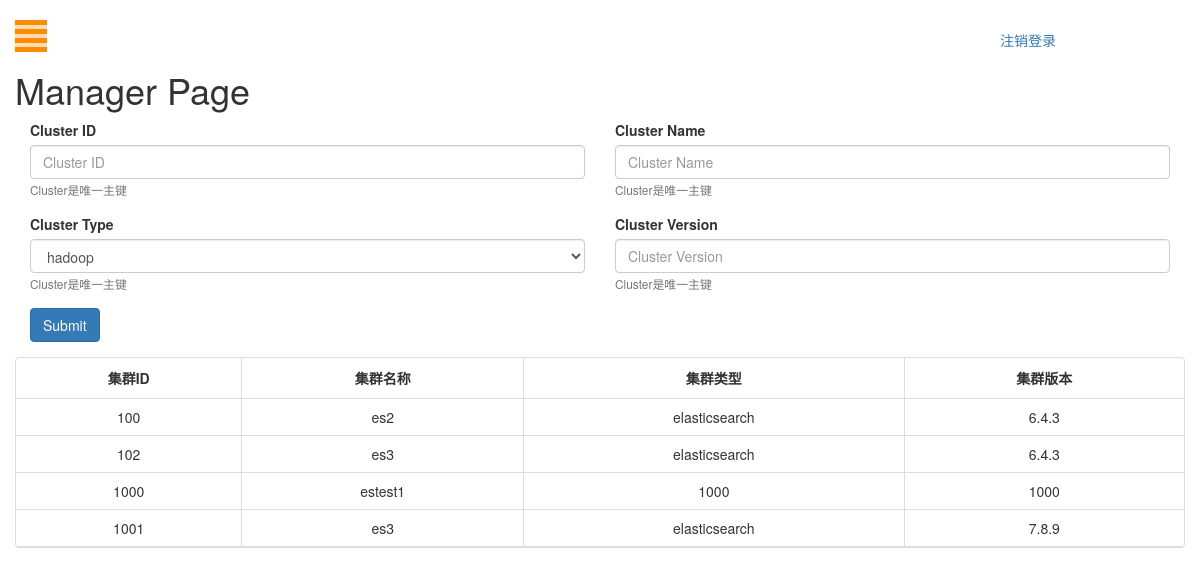
Before: /cluster (signed in) with the older database file.
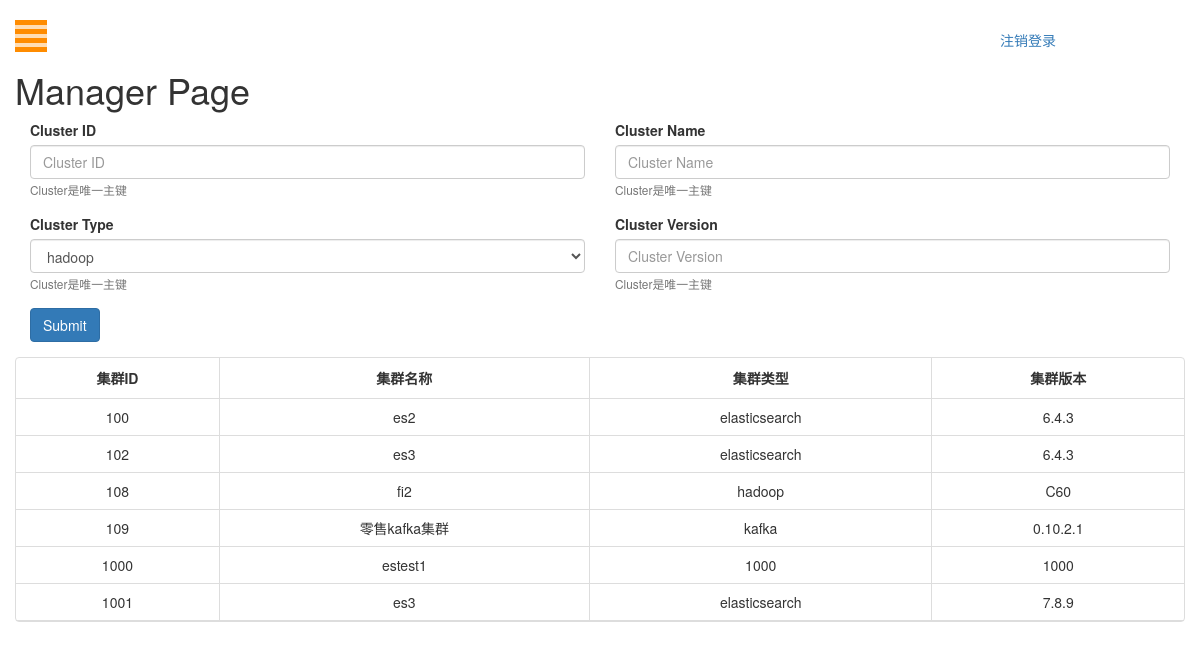
After: the same page with the newer database file.
### cmdb/models.py (models this page shows)
class ClusterBasicInfo(models.Model):
    cluster_id = models.IntegerField(primary_key=True)
    cluster_name = models.CharField(max_length=16)
    cluster_type = models.CharField(max_length=30)
    cluster_version = models.CharField(max_length=30, default="", blank=True, null=True)
    host_info = models.ManyToManyField(HostBasicInfo, through="ClusterHostMapping")

### cmdb/views.py (the view)
# urls.py: url(r'^cluster$', ClusterInfoView, name='cluster'),
@login_required(login_url="/login")
def ClusterInfoView(request):
    if request.method == "POST":
        cluster_id = request.POST['cluster_id']
        cluster_name = request.POST['cluster_name']
        cluster_type = request.POST['cluster_type']
        cluster_version = request.POST['cluster_version']
        clusterObject = ClusterBasicInfo.objects.update_or_create(
            cluster_id=cluster_id,
            cluster_name=cluster_name,
            cluster_type=cluster_type,
            cluster_version=cluster_version
        )
        clusterObject.save()
        AllclusterObject = ClusterBasicInfo.objects.all().order_by(ClusterFields.F_CLUSTER_ID)
    else:
        AllclusterObject = ClusterBasicInfo.objects.all().order_by(ClusterFields.F_CLUSTER_ID)
    return render(request, "manager.html", {"AllclusterObject": AllclusterObject,
                                            "cluster_type": options.CLUSTER_TYPE})

### templates/manager.html (shortened to what this page needs)
{% load static %}
<!DOCTYPE html>
<html lang="zh">
<head>
    <link rel="stylesheet" type="text/css" href="{% static 'css/bootstrap.css' %}">
    <link rel="stylesheet" type="text/css" href="{% static 'css/style.css' %}">
    <link rel="stylesheet" type="text/css" href="{% static 'bootstraptable/bootstrap-table.min.css' %}">
</head>
<body>
<div id="wrapper">
    <div id="page-content-wrapper">
        <button type="button" class="hamburger is-closed animated fadeInLeft" data-toggle="offcanvas">
            <span class="hamb-top"></span>
            <span class="hamb-middle"></span>
            <span class="hamb-bottom"></span>
        </button>
        <a class="col-md-offset-10" href="{% url 'logout' %}">注销登录</a>
        <div class="container">
            <div class="row">
                <h1>Manager Page</h1>
            </div>
            <div class="row">
                <form action="cluster" method="post">
                    <div class="form-row">
                        <div class="form-group col-md-6">
                            <label>Cluster ID</label>
                            <input type="text" class="form-control" name="cluster_id" placeholder="Cluster ID">
                            <small id="emailHelp" class="form-text text-muted">Cluster是唯一主键</small>
                        </div>
                        <div class="form-group col-md-6">
                            <label>Cluster Name</label>
                            <input type="text" class="form-control" name="cluster_name" placeholder="Cluster Name">
                            <small id="emailHelp" class="form-text text-muted">Cluster是唯一主键</small>
                        </div>
                    </div>
                    <div class="form-row">
                        <div class="form-group col-md-6">
                            <label>Cluster Type</label>
                            <select id="inputState" class="form-control" name="cluster_type">
                                {% for type in cluster_type %}
                                    <option>{{ type }}</option>
                                {% endfor %}
                            </select>
                            <small id="emailHelp" class="form-text text-muted">Cluster是唯一主键</small>
                        </div>
                        <div class="form-group col-md-6">
                            <label>Cluster Version</label>
                            <input type="text" class="form-control" name="cluster_version"
                                   placeholder="Cluster Version">
                            <small id="emailHelp" class="form-text text-muted">Cluster是唯一主键</small>
                        </div>
                    </div>
                    <div class="form-group col-md-6">
                        <button type="submit" class="btn btn-primary" onclick="return checkNull()">Submit</button>
                    </div>
                </form>
            </div>
            <div class="row">
                <table id="hdfs-table" data-toggle="table">
                    <thead>
                    <tr>
                        <th>集群ID</th>
                        <th data-field="name">集群名称</th>
                        <th>集群类型</th>
                        <th>集群版本</th>
                    </tr>
                    </thead>
                    <tbody>
                    {% for object in AllclusterObject %}
                        <tr>
                            <td>{{ object.cluster_id }}</td>
                            <td>{{ object.cluster_name }}</td>
                            <td>{{ object.cluster_type }}</td>
                            <td>{{ object.cluster_version }}</td>
                        </tr>
                    {% endfor %}
                    </tbody>
                </table>
            </div>
        </div>
    </div>
</div>
</body>
</html>

Changed rows visible on the page:
added ClusterBasicInfo: cluster_id "108", cluster_name "fi2", cluster_type "hadoop", cluster_version "C60"
added ClusterBasicInfo: cluster_id "109", cluster_name "零售kafka集群", cluster_type "kafka", cluster_version "0.10.2.1"
